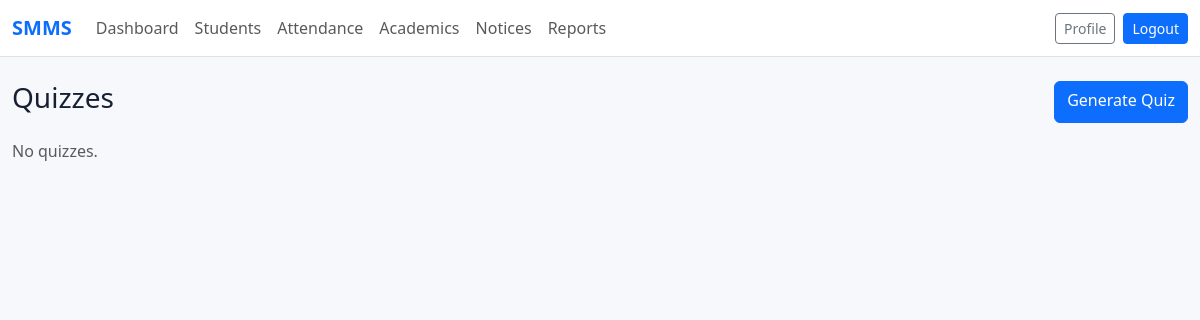
The page /quizzes/ (signed in) on the database as committed earlier.
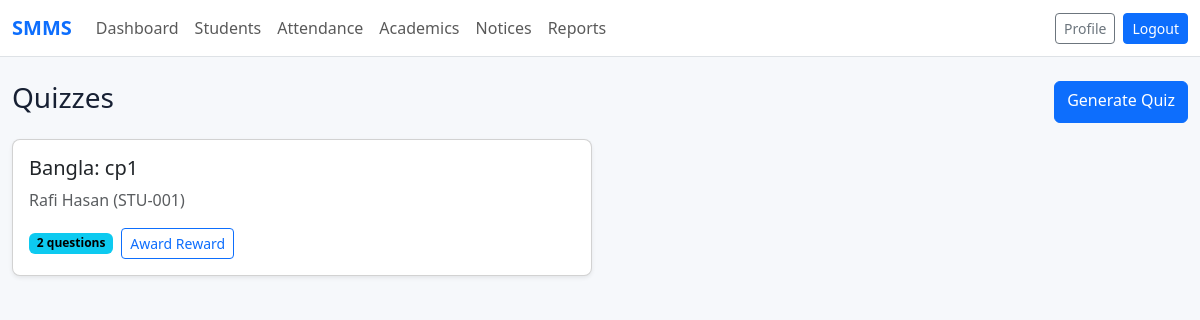
The same page on the database as committed later.
### quizzes/models.py (models this page shows, shortened)
class Quiz(models.Model):
    student = models.ForeignKey("students.Student", on_delete=models.CASCADE, related_name="quizzes")
    subject = models.ForeignKey("schools.Subject", on_delete=models.CASCADE, related_name="quizzes")
    chapter = models.CharField(max_length=150)
    generated_by_ai = models.BooleanField(default=False)
    created_at = models.DateTimeField(auto_now_add=True)
    class Meta:
        ordering = ["-created_at"]

### schools/models.py (models this page shows)
class Subject(models.Model):
    school = models.ForeignKey(School, on_delete=models.CASCADE, related_name="subjects")
    name = models.CharField(max_length=100)
    code = models.CharField(max_length=30)
    teachers = models.ManyToManyField(settings.AUTH_USER_MODEL, blank=True, related_name="subjects_taught")
    classrooms = models.ManyToManyField(ClassRoom, blank=True, related_name="subjects")
    class Meta:
        ordering = ["name"]
        unique_together = ("school", "code")
    def __str__(self):
        return self.name

### students/models.py (models this page shows, shortened)
class Student(models.Model):
    user = models.OneToOneField(settings.AUTH_USER_MODEL, on_delete=models.SET_NULL, null=True, blank=True, related_name="student_record")
    student_id = models.CharField(max_length=40, unique=True)
    name = models.CharField(max_length=120)
    date_of_birth = models.DateField(null=True, blank=True)
    gender = models.CharField(max_length=20, blank=True)
    school = models.ForeignKey("schools.School", on_delete=models.CASCADE, related_name="students")
    guardian = models.ForeignKey(Guardian, on_delete=models.SET_NULL, null=True, blank=True, related_name="students")
    admission_date = models.DateField(null=True, blank=True)
    photo = models.ImageField(upload_to="students/photos/", blank=True)
    birth_certificate = models.FileField(upload_to="students/documents/", blank=True)
    is_active = models.BooleanField(default=True)
    class Meta:
        ordering = ["name"]
    def __str__(self):
        return f"{self.name} ({self.student_id})"

### quizzes/views.py (the view)
# urls.py: path("", views.quiz_list, name="list"),
@role_required("Student", "Guardian", "Teacher", "Admin")
def quiz_list(request):
    quizzes = Quiz.objects.select_related("student", "subject").prefetch_related("questions", "attempts")
    return render(request, "quizzes/list.html", {"quizzes": quizzes})

### templates/quizzes/list.html
{% extends "smms/base.html" %}
{% block content %}
<div class="d-flex justify-content-between mb-3"><h1 class="h3">Quizzes</h1><a class="btn btn-primary" href="{% url 'quizzes:create' %}">Generate Quiz</a></div>
<div class="row g-3">{% for quiz in quizzes %}<div class="col-md-6"><div class="card shadow-sm"><div class="card-body"><h2 class="h5">{{ quiz.subject }}: {{ quiz.chapter }}</h2><p class="text-muted">{{ quiz.student }}</p><span class="badge text-bg-info">{{ quiz.questions.count }} questions</span><a class="btn btn-sm btn-outline-primary ms-2" href="{% url 'quizzes:reward' quiz.pk %}">Award Reward</a></div></div></div>{% empty %}<p class="text-muted">No quizzes.</p>{% endfor %}</div>
{% endblock %}

Rows that differ between the two databases and show on the page:
added Quiz: subject "Bangla", chapter "cp1", student "Rafi Hasan (STU-001)", questions.count "2"
Other text that changed with them:
text no longer shown: "No quizzes."
